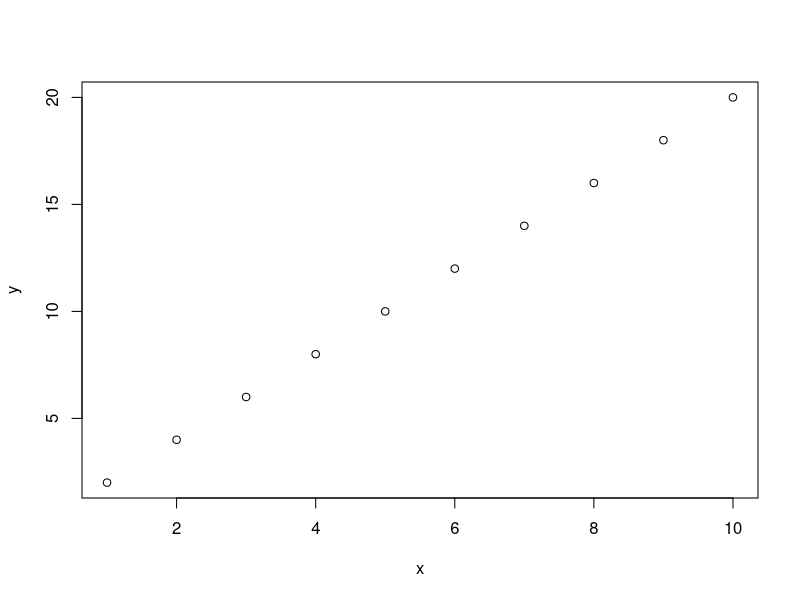
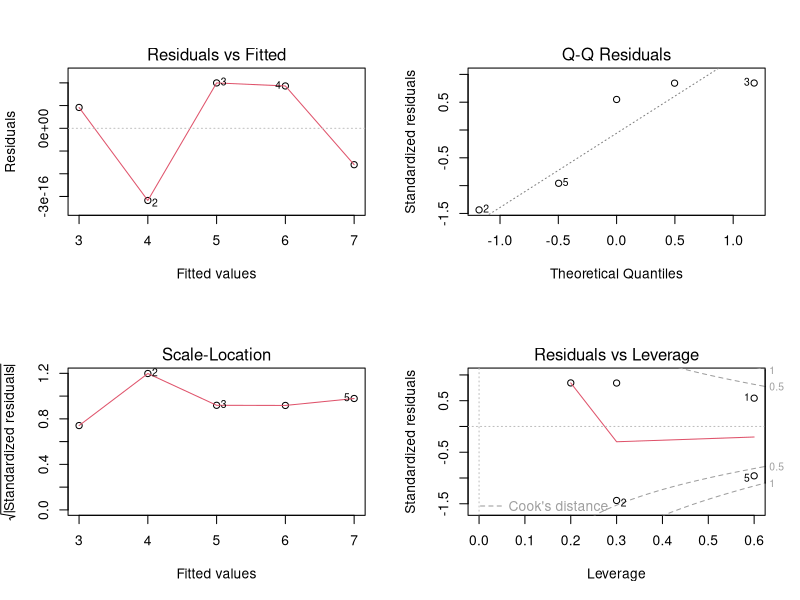
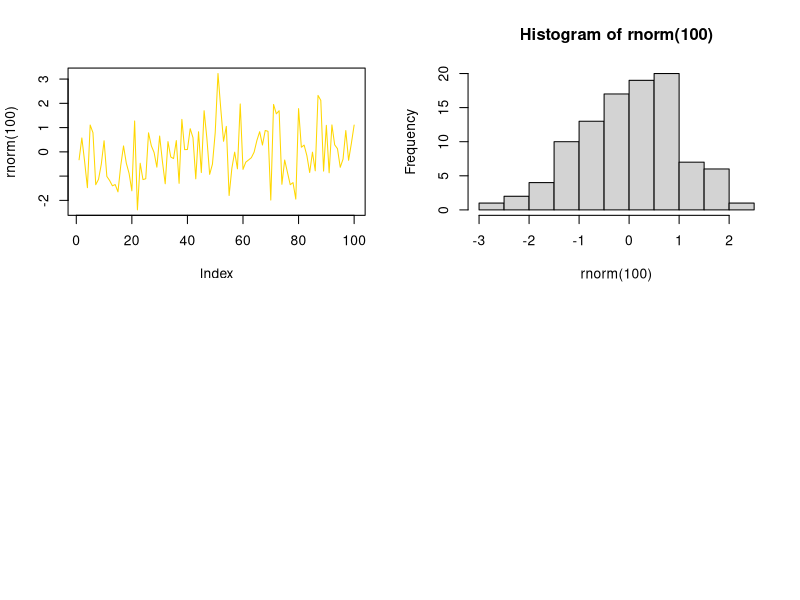

Write the R code that produced these figures, in order. (Note: this script raises an error after producing the figures.)
x = c(1:10)
y = x*2
plot(x,y)

X = c(0,1,2,3,4)
Y= c(3,4,5,6,7)

XYlm = lm(Y~X)
XYcoef = coef(XYlm)
print(summary(XYlm))
par(mfrow=c(2,2))
plot(XYlm)


plot(rnorm(100), type="l", col="gold")

hist(rnorm(100))


df <- data.frame(gp = factor(rep(letters[1:3], each = 10)),
                 y = rnorm(30))
# Compute sample mean and standard deviation in each group
library(plyr)
ds <- ddply(df, .(gp), summarise, mean = mean(y), sd = sd(y))

# Declare the data frame and common aesthetics.
# The summary data frame ds is used to plot
# larger red points in a second geom_point() layer.
# If the data = argument is not specified, it uses the
# declared data frame from ggplot(); ditto for the aesthetics.
ggplot(df, aes(x = gp, y = y)) +
  geom_point() +
  geom_point(data = ds, aes(y = mean),
             colour = 'red', size = 3)


# Use data from data.frame
qplot(mpg, wt, data=mtcars)

qplot(mpg, wt, data=mtcars, colour=cyl)

